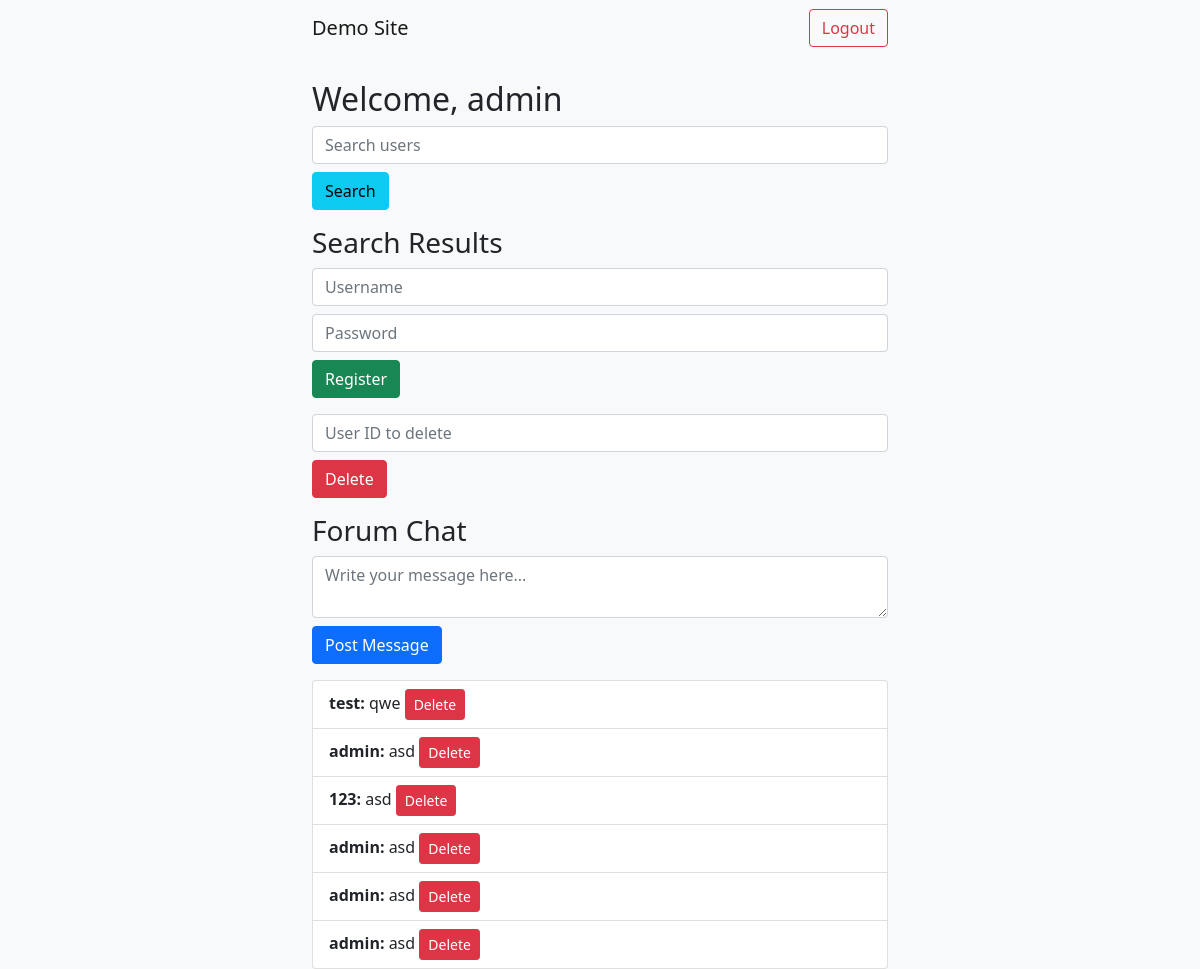
The page / (signed in) on the database its author committed.
### tables this page shows
CREATE TABLE messages (id INTEGER PRIMARY KEY, username TEXT, message TEXT);

### app.py (the view)
@app.route('/')
def index():
    if 'user' in session:
        conn = get_db_connection()
        messages = conn.execute("SELECT * FROM messages").fetchall()
        conn.close()
        return render_template('home.html', user=session['user'], messages=messages)
    return redirect(url_for('login'))

### app.py (called while the page is built)
def get_db_connection():
    conn = sqlite3.connect('database.db')
    conn.row_factory = sqlite3.Row
    return conn

### templates/home.html (shortened to what this page needs)
{% extends "layout.html" %}
{% block content %}
<h2>Welcome, {{ user }}</h2>
{% if user == 'admin' %}
    <form method="post" action="{{ url_for('search') }}" class="mb-3">
        <input type="text" name="query" class="form-control" placeholder="Search users">
        <button type="submit" class="btn btn-info mt-2">Search</button>
    </form>
    <h3>Search Results</h3>
    <form method="post" action="{{ url_for('register') }}" class="mb-3">
        <input type="text" name="username" class="form-control" placeholder="Username" required>
        <input type="password" name="password" class="form-control mt-2" placeholder="Password" required>
        <button type="submit" class="btn btn-success mt-2">Register</button>
    </form>
    <form method="post" action="{{ url_for('delete') }}" class="mb-3">
        <input type="number" name="user_id" class="form-control" placeholder="User ID to delete" required>
        <button type="submit" class="btn btn-danger mt-2">Delete</button>
    </form>
{% endif %}
<h3>Forum Chat</h3>
<form method="post" action="{{ url_for('post_message') }}" class="mb-3">
    <textarea name="message" class="form-control" placeholder="Write your message here..." required></textarea>
    <button type="submit" class="btn btn-primary mt-2">Post Message</button>
</form>
<ul class="list-group">
    {% for msg in messages %}
        <li class="list-group-item">
            <strong>{{ msg['username'] }}:</strong> {{ msg['message'] | safe }}
            {% if user == 'admin' %}
                <form method="post" action="{{ url_for('delete_message') }}" style="display:inline;">
                    <button type="submit" class="btn btn-danger btn-sm">Delete</button>
                </form>
            {% endif %}
        </li>
    {% endfor %}
</ul>
{% endblock %}

### templates/layout.html (shortened to what this page needs)
<!doctype html>
<html lang="en">
<head>
    <link href="https://cdn.jsdelivr.net/npm/bootstrap@5.1.3/dist/css/bootstrap.min.css" rel="stylesheet">
    <link href="{{ url_for('static', filename='style.css') }}" rel="stylesheet">
</head>
<body>
    <nav class="navbar navbar-light bg-light">
        <div class="container">
            <a class="navbar-brand" href="/">Demo Site</a>
            {% if user %}
                <a class="btn btn-outline-danger" href="{{ url_for('logout') }}">Logout</a>
            {% endif %}
        </div>
    </nav>
    <div class="container mt-4">
        {% block content %}{% endblock %}
    </div>
</body>
</html>

### static/style.css (style rules this page uses)
body { background-color: #f8f9fa; }
.container { max-width: 600px; }

### rows shown on the page
messages: username "test", message "qwe"
messages: username "admin", message "asd"
messages: username "123", message "asd"
messages: username "admin", message "asd"
messages: username "admin", message "asd"
messages: username "admin", message "asd"

### other values the page prints
{{ user }} "admin"
